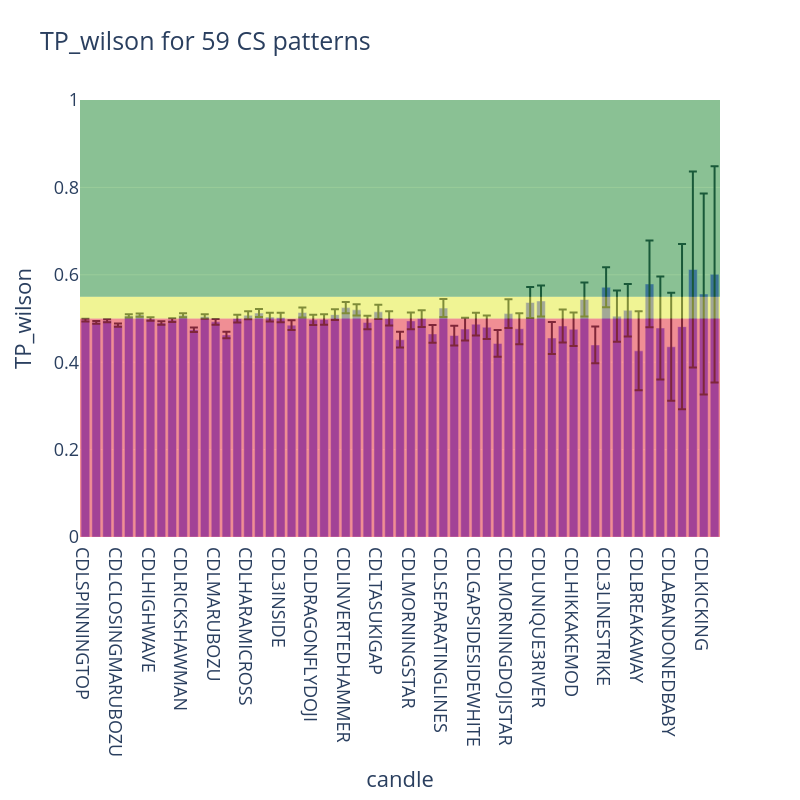

The code cell stored with this chart in its notebook:
### Code cell
plot_cs_performance(
    df=performance_metrics, criterion="TP_wilson", plot_performance=True
)

### Figure 1 — Plotly figure (JSON) as saved in the notebook; plotly's stock layout.template omitted (floating-point values rounded to 4 significant figures)
{"data": [{"alignmentgroup": "True", "error_y": {"array": [0.002997, 0.003112, 0.003587, 0.003637, 0.003766, 0.003788, 0.003913, 0.004084, 0.004168, 0.004398, 0.005091, 0.005142, 0.006504, 0.007279, 0.008867, 0.009198, 0.009391, 0.01009, 0.01072, 0.01121, 0.01124, 0.01193, 0.01194, 0.01217, 0.01288, 0.01298, 0.01556, 0.01621, 0.01629, 0.01804, 0.01902, 0.01925, 0.02014, 0.02057, 0.02257, 0.02595, 0.02603, 0.02667, 0.03068, 0.03277, 0.03533, 0.03536, 0.03541, 0.03671, 0.03781, 0.03845, 0.03881, 0.04198, 0.04583, 0.05889, 0.06006, 0.0904, 0.09931, 0.118, 0.1235, 0.189, 0.2245, 0.2301, 0.2473], "arrayminus": [0.002997, 0.003112, 0.003587, 0.003637, 0.003766, 0.003788, 0.003913, 0.004084, 0.004168, 0.004398, 0.005091, 0.005142, 0.006504, 0.007279, 0.008867, 0.009198, 0.009391, 0.01009, 0.01072, 0.01121, 0.01124, 0.01193, 0.01194, 0.01217, 0.01288, 0.01298, 0.01556, 0.01621, 0.01629, 0.01804, 0.01902, 0.01925, 0.02014, 0.02057, 0.02257, 0.02595, 0.02603, 0.02667, 0.03068, 0.03277, 0.03533, 0.03536, 0.03541, 0.03671, 0.03781, 0.03845, 0.03881, 0.04198, 0.04583, 0.05889, 0.06006, 0.0904, 0.09931, 0.118, 0.1235, 0.189, 0.2245, 0.2301, 0.2473], "symmetric": false, "type": "data"}, "hovertemplate": "candle=%{x}<br>TP_wilson=%{y}<extra></extra>", "legendgroup": "", "marker": {"color": "#636efa", "pattern": {"shape": ""}}, "name": "", "offsetgroup": "", "orientation": "v", "showlegend": false, "textposition": "auto", "type": "bar", "x": ["CDLSPINNINGTOP", "CDLLONGLINE", "CDLBELTHOLD", "CDLCLOSINGMARUBOZU", "CDLDOJI", "CDLLONGLEGGEDDOJI", "CDLHIGHWAVE", "CDLSHORTLINE", "CDLHIKKAKE", "CDLRICKSHAWMAN", "CDLENGULFING", "CDLHARAMI", "CDLMARUBOZU", "CDL3OUTSIDE", "CDLDOJISTAR", "CDLHARAMICROSS", "CDLHAMMER", "CDLHANGINGMAN", "CDL3INSIDE", "CDLSHOOTINGSTAR", "CDLMATCHINGLOW", "CDLDRAGONFLYDOJI", "CDLTAKURI", "CDLHOMINGPIGEON", "CDLINVERTEDHAMMER", "CDLGRAVESTONEDOJI", "CDLTHRUSTING", "CDLTASUKIGAP", "CDLXSIDEGAP3METHODS", "CDLEVENINGSTAR", "CDLMORNINGSTAR", "CDLADVANCEBLOCK", "CDLDARKCLOUDCOVER", "CDLSEPARATINGLINES", "CDLPIERCING", "CDLONNECK", "CDLGAPSIDESIDEWHITE", "CDLSTALLEDPATTERN", "CDLEVENINGDOJISTAR", "CDLMORNINGDOJISTAR", "CDLLADDERBOTTOM", "CDLSTICKSANDWICH", "CDLUNIQUE3RIVER", "CDLTRISTAR", "CDLINNECK", "CDLHIKKAKEMOD", "CDLCOUNTERATTACK", "CDL2CROWS", "CDL3LINESTRIKE", "CDLUPSIDEGAP2CROWS", "CDL3WHITESOLDIERS", "CDLBREAKAWAY", "CDLRISEFALL3METHODS", "CDL3BLACKCROWS", "CDLABANDONEDBABY", "CDLIDENTICAL3CROWS", "CDLKICKINGBYLENGTH", "CDLKICKING", "CDLMATHOLD"], "xaxis": "x", "y": [0.4964, 0.4911, 0.4949, 0.4847, 0.5058, 0.5079, 0.4987, 0.4899, 0.4964, 0.5074, 0.4744, 0.5047, 0.4924, 0.4623, 0.4999, 0.5075, 0.5125, 0.5032, 0.5022, 0.4848, 0.5138, 0.4969, 0.4975, 0.5089, 0.5249, 0.5198, 0.4908, 0.5152, 0.5001, 0.4514, 0.4945, 0.4998, 0.4648, 0.5239, 0.461, 0.4758, 0.4869, 0.48, 0.4429, 0.5112, 0.4766, 0.5367, 0.5401, 0.4554, 0.4829, 0.4753, 0.5435, 0.4395, 0.5715, 0.5054, 0.5188, 0.426, 0.5791, 0.4782, 0.4353, 0.4814, 0.6121, 0.556, 0.6011], "yaxis": "y"}], "layout": {"autosize": false, "barmode": "relative", "font": {"size": 18}, "height": 800, "legend": {"tracegroupgap": 0}, "shapes": [{"fillcolor": "red", "line": {"width": 0}, "opacity": 0.4, "type": "rect", "x0": 0, "x1": 1, "xref": "x domain", "y0": 0, "y1": 0.5, "yref": "y"}, {"fillcolor": "yellow", "line": {"width": 0}, "opacity": 0.4, "type": "rect", "x0": 0, "x1": 1, "xref": "x domain", "y0": 0.5, "y1": 0.55, "yref": "y"}, {"fillcolor": "green", "line": {"width": 0}, "opacity": 0.4, "type": "rect", "x0": 0, "x1": 1, "xref": "x domain", "y0": 0.55, "y1": 1, "yref": "y"}], "title": {"text": "TP_wilson for 59 CS patterns<br>"}, "width": 800, "xaxis": {"anchor": "y", "autorange": true, "domain": [0, 1], "range": [-0.5, 58.5], "title": {"text": "candle"}, "type": "category"}, "yaxis": {"anchor": "x", "autorange": true, "domain": [0, 1], "range": [0, 1], "title": {"text": "TP_wilson"}, "type": "linear"}}}
